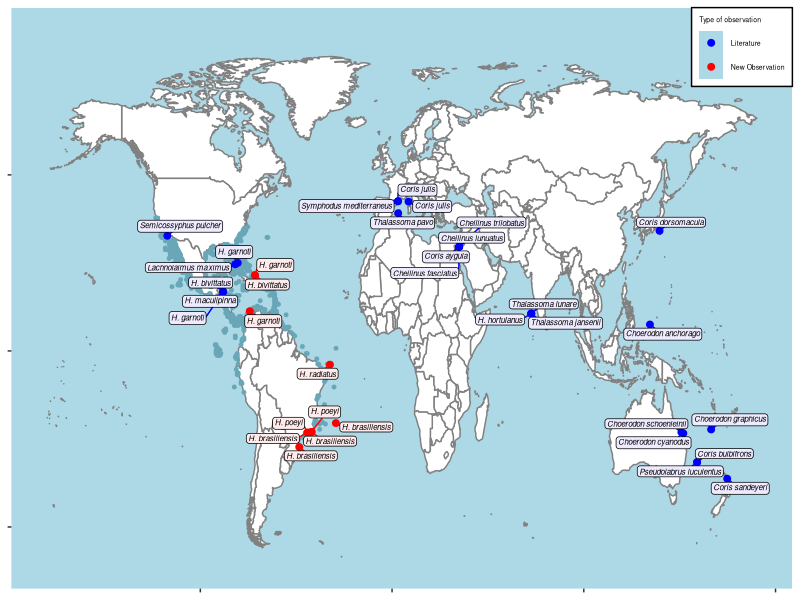
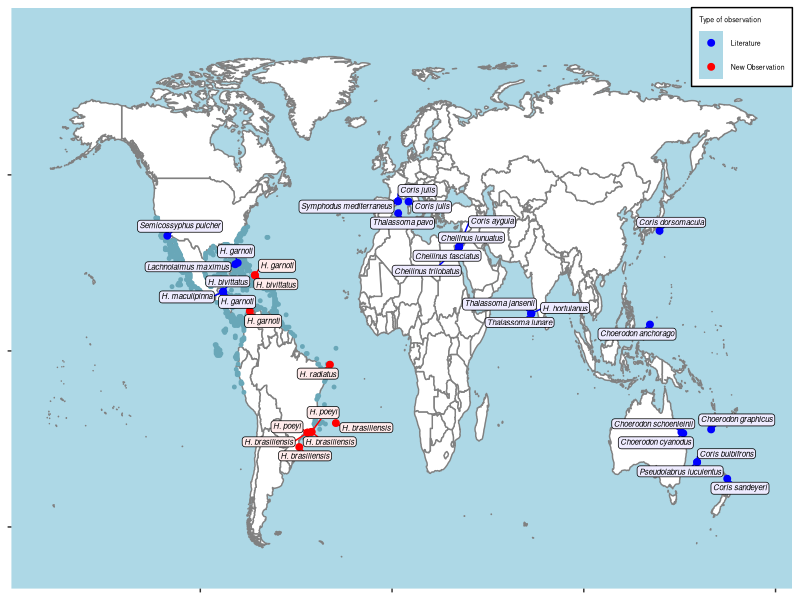

The R source for these figures, in order:
# Code of the paper 'Tool use in New World Halichoeres' 
# Author: Juliette Tariel-Adam
# Date: 11 July 2024
# This code maps the observations of fish anvil use on a world map

# Packages
library(ggplot2)
library(ggrepel)
library(maps)
library(tidyverse)

# Read data
CoordLit <- read.csv("Figure map/Table-literature-for-map.csv", header = TRUE)
CoordObs <- read.csv("Figure map/Table-observations-for-map.csv", header = TRUE)
Coord <- rbind(CoordLit, CoordObs)
str(Coord)
Distri <- read.csv("Figure map/Point-distribution_FishBase_June24.csv", header = TRUE)
str(Distri)

# Arrange data 
Coord <- Coord %>%  filter(complete.cases(.)) %>% # filter rows without NA\
  mutate(Approx_lat = round (Approx_lat, 1),
         Approx_long = round(Approx_long, 1),# round coordinates
         Species = sub("Halichoeres", "H.", Species)) %>%  # replace Halichoeres by H.
  distinct() # filter unique rows
Coord

Distri <- Distri %>% select(Center.Lat,Center.Long) %>% distinct()

world_map <- map_data("world")
# Colour of box segment
Coord$Color <-  ifelse(Coord$Type == "Literature", "blue", "red")
# Colour of box fill
Coord$Color2 <- ifelse(Coord$Type == "Literature", "#EEEBFF", "#FFEBEB")

# Remove space in the species name
Coord$Species <- sub("\\s+$", "", Coord$Species)
# italic species name for the figure
Coord$Species <- paste0("italic('",Coord$Species, "')")

map <- ggplot() +
  geom_polygon(data = world_map, aes(x = long, y = lat, group = group), fill = "white", color = gray(0.5)) +
  geom_point(data = Distri, aes(x = Center.Long, y = Center.Lat), size = 1, color = "#69a7b8ff") +
  geom_point(data = Coord, aes(x = Approx_long, y = Approx_lat, color = Type), size = 2) +
  geom_label_repel(data = Coord, aes(x = Approx_long, y = Approx_lat, label = Species),
                   parse = TRUE, # for the italic
                   box.padding = 0.10, point.padding = 0.1, label.padding = 0.1,
                   size = 2, # size font text
                   segment.size = 0.5,
                   min.segment.length = 0,
                   max.time = 30,
                   max.iter = 100000,  
                   color = "black",
                   segment.color = Coord$Color,
                   fill = Coord$Color2) + 
  theme(panel.background = element_rect(fill = "lightblue"),
        axis.title = element_blank(),
        axis.text = element_blank(),
        panel.grid = element_blank(),
        legend.justification=c(1,1), legend.position=c(1,1),
        legend.background = element_rect(linetype = "solid", color = "black"),
        legend.text = element_text(size=5),
        legend.title = element_text(size=5)) +
  ylim(-60,90)+
  scale_color_manual(name = "Type of observation", values = c("blue","red")
)
map
# save the map as svg for later editing in Inkscape
ggsave(map, filename = "Figure map/Figure-map-output-R.svg",dpi = 320, width = 17 , height = 8, units = "cm") 